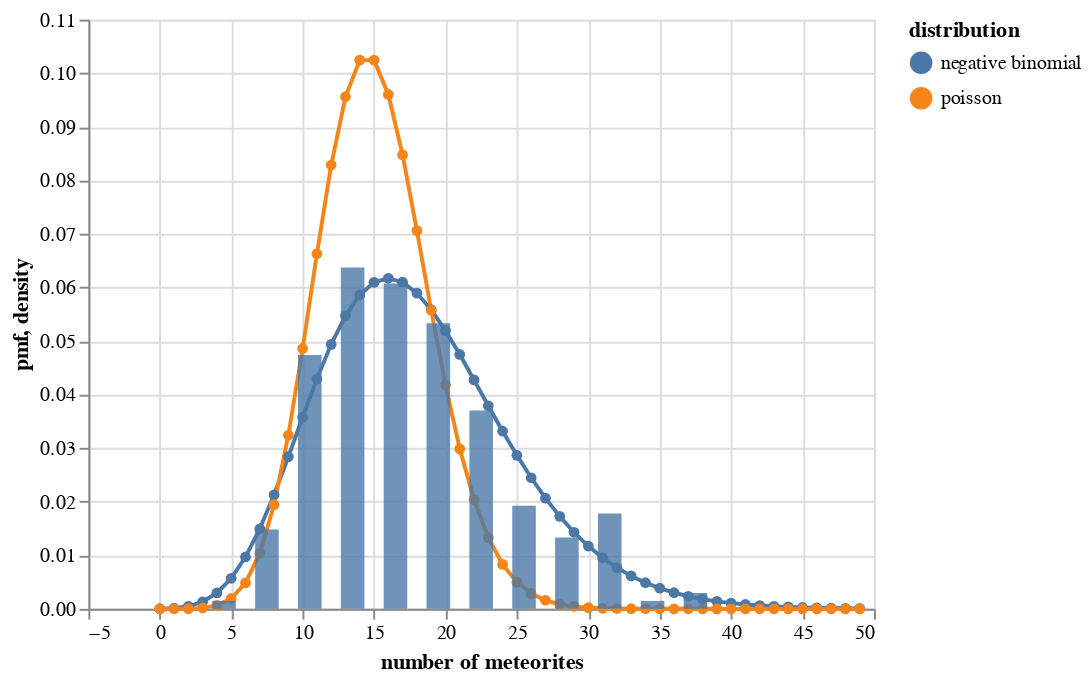

Notebook cell for this chart:
### Code cell
grid_df = pd.DataFrame({'n_meteorites': np.arange(50)})
grid_df['negative binomial'] = stats.nbinom.pmf(k = grid_df.n_meteorites, n = 12, p = 0.4)
grid_df['poisson'] = stats.poisson.pmf(k = grid_df.n_meteorites, mu = 15)


grid_df = grid_df.melt(
    id_vars = 'n_meteorites',
    var_name = 'distribution',
    value_name = 'pmf'
)

dists = alt.Chart(grid_df).mark_line(point = True).encode(
    x = 'n_meteorites',
    y = 'pmf',
    color = 'distribution'
)

np.random.seed(80621)
toy_data = pd.DataFrame({'n_meteorites': np.random.negative_binomial(12, 0.4, 225)})

hist = alt.Chart(toy_data).transform_bin(
    as_ = 'bin', 
    field = 'n_meteorites', 
    bin = alt.Bin(step = 3)
).transform_aggregate(
    Count = 'count()',
    groupby = ['bin']
).transform_calculate(
    density = 'datum.Count/(3*225)',
    binshift = 'datum.bin + 1.5'
).mark_bar(size = 12, opacity = 0.8).encode(
    x = alt.X('binshift:Q', title = 'number of meteorites'),
    y = 'density:Q'
)

dists + hist

### Figure 1 — Vega-Lite specification as saved in the notebook (floating-point values rounded to 4 significant figures; data arrays with more than 128 entries replaced by an {"elided": "..."} marker saying what was removed)
{"config": {"view": {"continuousWidth": 400, "continuousHeight": 300}}, "layer": [{"data": {"name": "data-7c31f610a4bde1b66bde78dc74927742"}, "mark": {"type": "line", "point": true}, "encoding": {"color": {"type": "nominal", "field": "distribution"}, "x": {"type": "quantitative", "field": "n_meteorites"}, "y": {"type": "quantitative", "field": "pmf"}}}, {"data": {"name": "data-7c3b38b7e5959c07a5527fb5c6924b2d"}, "mark": {"type": "bar", "opacity": 0.8, "size": 12}, "encoding": {"x": {"type": "quantitative", "field": "binshift", "title": "number of meteorites"}, "y": {"type": "quantitative", "field": "density"}}, "transform": [{"bin": {"step": 3}, "field": "n_meteorites", "as": "bin"}, {"aggregate": [{"op": "count", "as": "Count"}], "groupby": ["bin"]}, {"calculate": "datum.Count/(3*225)", "as": "density"}, {"calculate": "datum.bin + 1.5", "as": "binshift"}]}], "$schema": "https://vega.github.io/schema/vega-lite/v4.8.1.json", "datasets": {"data-7c31f610a4bde1b66bde78dc74927742": [{"n_meteorites": 0, "distribution": "negative binomial", "pmf": 1.678e-05}, {"n_meteorites": 1, "distribution": "negative binomial", "pmf": 0.0001208}, {"n_meteorites": 2, "distribution": "negative binomial", "pmf": 0.0004711}, {"n_meteorites": 3, "distribution": "negative binomial", "pmf": 0.001319}, {"n_meteorites": 4, "distribution": "negative binomial", "pmf": 0.002968}, {"n_meteorites": 5, "distribution": "negative binomial", "pmf": 0.005698}, {"n_meteorites": 6, "distribution": "negative binomial", "pmf": 0.009687}, {"n_meteorites": 7, "distribution": "negative binomial", "pmf": 0.01495}, {"n_meteorites": 8, "distribution": "negative binomial", "pmf": 0.0213}, {"n_meteorites": 9, "distribution": "negative binomial", "pmf": 0.0284}, {"n_meteorites": 10, "distribution": "negative binomial", "pmf": 0.03578}, {"n_meteorites": 11, "distribution": "negative binomial", "pmf": 0.04294}, {"n_meteorites": 12, "distribution": "negative binomial", "pmf": 0.04938}, {"n_meteorites": 13, "distribution": "negative binomial", "pmf": 0.0547}, {"n_meteorites": 14, "distribution": "negative binomial", "pmf": 0.0586}, {"n_meteorites": 15, "distribution": "negative binomial", "pmf": 0.06095}, {"n_meteorites": 16, "distribution": "negative binomial", "pmf": 0.06171}, {"n_meteorites": 17, "distribution": "negative binomial", "pmf": 0.06098}, {"n_meteorites": 18, "distribution": "negative binomial", "pmf": 0.05895}, {"n_meteorites": 19, "distribution": "negative binomial", "pmf": 0.05585}, {"n_meteorites": 20, "distribution": "negative binomial", "pmf": 0.05194}, {"n_meteorites": 21, "distribution": "negative binomial", "pmf": 0.04749}, {"n_meteorites": 22, "distribution": "negative binomial", "pmf": 0.04274}, {"n_meteorites": 23, "distribution": "negative binomial", "pmf": 0.03791}, {"n_meteorites": 24, "distribution": "negative binomial", "pmf": 0.03317}, {"n_meteorites": 25, "distribution": "negative binomial", "pmf": 0.02866}, {"n_meteorites": 26, "distribution": "negative binomial", "pmf": 0.02447}, {"n_meteorites": 27, "distribution": "negative binomial", "pmf": 0.02066}, {"n_meteorites": 28, "distribution": "negative binomial", "pmf": 0.01727}, {"n_meteorites": 29, "distribution": "negative binomial", "pmf": 0.01429}, {"n_meteorites": 30, "distribution": "negative binomial", "pmf": 0.01172}, {"n_meteorites": 31, "distribution": "negative binomial", "pmf": 0.009526}, {"n_meteorites": 32, "distribution": "negative binomial", "pmf": 0.00768}, {"n_meteorites": 33, "distribution": "negative binomial", "pmf": 0.006144}, {"n_meteorites": 34, "distribution": "negative binomial", "pmf": 0.004879}, {"n_meteorites": 35, "distribution": "negative binomial", "pmf": 0.003848}, {"n_meteorites": 36, "distribution": "negative binomial", "pmf": 0.003014}, {"n_meteorites": 37, "distribution": "negative binomial", "pmf": 0.002346}, {"n_meteorites": 38, "distribution": "negative binomial", "pmf": 0.001815}, {"n_meteorites": 39, "distribution": "negative binomial", "pmf": 0.001396}, {"n_meteorites": 40, "distribution": "negative binomial", "pmf": 0.001068}, {"n_meteorites": 41, "distribution": "negative binomial", "pmf": 0.0008128}, {"n_meteorites": 42, "distribution": "negative binomial", "pmf": 0.0006154}, {"n_meteorites": 43, "distribution": "negative binomial", "pmf": 0.0004637}, {"n_meteorites": 44, "distribution": "negative binomial", "pmf": 0.0003478}, {"n_meteorites": 45, "distribution": "negative binomial", "pmf": 0.0002597}, {"n_meteorites": 46, "distribution": "negative binomial", "pmf": 0.0001931}, {"n_meteorites": 47, "distribution": "negative binomial", "pmf": 0.0001429}, {"n_meteorites": 48, "distribution": "negative binomial", "pmf": 0.0001054}, {"n_meteorites": 49, "distribution": "negative binomial", "pmf": 7.745e-05}, {"n_meteorites": 0, "distribution": "poisson", "pmf": 3.059e-07}, {"n_meteorites": 1, "distribution": "poisson", "pmf": 4.589e-06}, {"n_meteorites": 2, "distribution": "poisson", "pmf": 3.441e-05}, {"n_meteorites": 3, "distribution": "poisson", "pmf": 0.0001721}, {"n_meteorites": 4, "distribution": "poisson", "pmf": 0.0006453}, {"n_meteorites": 5, "distribution": "poisson", "pmf": 0.001936}, {"n_meteorites": 6, "distribution": "poisson", "pmf": 0.004839}, {"n_meteorites": 7, "distribution": "poisson", "pmf": 0.01037}, {"n_meteorites": 8, "distribution": "poisson", "pmf": 0.01944}, {"n_meteorites": 9, "distribution": "poisson", "pmf": 0.03241}, {"n_meteorites": 10, "distribution": "poisson", "pmf": 0.04861}, {"n_meteorites": 11, "distribution": "poisson", "pmf": 0.06629}, {"n_meteorites": 12, "distribution": "poisson", "pmf": 0.08286}, {"n_meteorites": 13, "distribution": "poisson", "pmf": 0.09561}, {"n_meteorites": 14, "distribution": "poisson", "pmf": 0.1024}, {"n_meteorites": 15, "distribution": "poisson", "pmf": 0.1024}, {"n_meteorites": 16, "distribution": "poisson", "pmf": 0.09603}, {"n_meteorites": 17, "distribution": "poisson", "pmf": 0.08474}, {"n_meteorites": 18, "distribution": "poisson", "pmf": 0.07061}, {"n_meteorites": 19, "distribution": "poisson", "pmf": 0.05575}, {"n_meteorites": 20, "distribution": "poisson", "pmf": 0.04181}, {"n_meteorites": 21, "distribution": "poisson", "pmf": 0.02986}, {"n_meteorites": 22, "distribution": "poisson", "pmf": 0.02036}, {"n_meteorites": 23, "distribution": "poisson", "pmf": 0.01328}, {"n_meteorites": 24, "distribution": "poisson", "pmf": 0.0083}, {"n_meteorites": 25, "distribution": "poisson", "pmf": 0.00498}, {"n_meteorites": 26, "distribution": "poisson", "pmf": 0.002873}, {"n_meteorites": 27, "distribution": "poisson", "pmf": 0.001596}, {"n_meteorites": 28, "distribution": "poisson", "pmf": 0.0008551}, {"n_meteorites": 29, "distribution": "poisson", "pmf": 0.0004423}, {"n_meteorites": 30, "distribution": "poisson", "pmf": 0.0002211}, {"n_meteorites": 31, "distribution": "poisson", "pmf": 0.000107}, {"n_meteorites": 32, "distribution": "poisson", "pmf": 5.016e-05}, {"n_meteorites": 33, "distribution": "poisson", "pmf": 2.28e-05}, {"n_meteorites": 34, "distribution": "poisson", "pmf": 1.006e-05}, {"n_meteorites": 35, "distribution": "poisson", "pmf": 4.311e-06}, {"n_meteorites": 36, "distribution": "poisson", "pmf": 1.796e-06}, {"n_meteorites": 37, "distribution": "poisson", "pmf": 7.282e-07}, {"n_meteorites": 38, "distribution": "poisson", "pmf": 2.874e-07}, {"n_meteorites": 39, "distribution": "poisson", "pmf": 1.105e-07}, {"n_meteorites": 40, "distribution": "poisson", "pmf": 4.146e-08}, {"n_meteorites": 41, "distribution": "poisson", "pmf": 1.517e-08}, {"n_meteorites": 42, "distribution": "poisson", "pmf": 5.417e-09}, {"n_meteorites": 43, "distribution": "poisson", "pmf": 1.89e-09}, {"n_meteorites": 44, "distribution": "poisson", "pmf": 6.442e-10}, {"n_meteorites": 45, "distribution": "poisson", "pmf": 2.147e-10}, {"n_meteorites": 46, "distribution": "poisson", "pmf": 7.002e-11}, {"n_meteorites": 47, "distribution": "poisson", "pmf": 2.235e-11}, {"n_meteorites": 48, "distribution": "poisson", "pmf": 6.983e-12}, {"n_meteorites": 49, "distribution": "poisson", "pmf": 2.138e-12}], "data-7c3b38b7e5959c07a5527fb5c6924b2d": {"elided": "225 records"}}}
